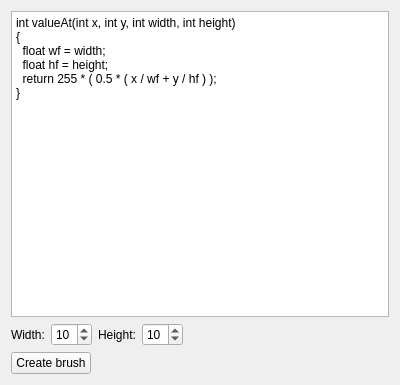
<ui version="4.0" >
 <class>CTLBrushEditor</class>
 <widget class="QWidget" name="CTLBrushEditor" >
  <property name="geometry" >
   <rect>
    <x>0</x>
    <y>0</y>
    <width>400</width>
    <height>385</height>
   </rect>
  </property>
  <layout class="QGridLayout" >
   <item row="0" column="0" colspan="5" >
    <widget class="QTextEdit" name="sourceEditor" >
     <property name="html" >
      <string>&lt;html>&lt;head>&lt;meta name="qrichtext" content="1" />&lt;style type="text/css">
p, li { white-space: pre-wrap; }
&lt;/style>&lt;/head>&lt;body style=" font-family:'Sans Serif'; font-size:9pt; font-weight:400; font-style:normal;">
&lt;p style=" margin-top:0px; margin-bottom:0px; margin-left:0px; margin-right:0px; -qt-block-indent:0; text-indent:0px;">int valueAt(int x, int y, int width, int height)&lt;/p>
&lt;p style=" margin-top:0px; margin-bottom:0px; margin-left:0px; margin-right:0px; -qt-block-indent:0; text-indent:0px;">{&lt;/p>
&lt;p style=" margin-top:0px; margin-bottom:0px; margin-left:0px; margin-right:0px; -qt-block-indent:0; text-indent:0px;">  float wf = width;&lt;/p>
&lt;p style=" margin-top:0px; margin-bottom:0px; margin-left:0px; margin-right:0px; -qt-block-indent:0; text-indent:0px;">  float hf = height;&lt;/p>
&lt;p style=" margin-top:0px; margin-bottom:0px; margin-left:0px; margin-right:0px; -qt-block-indent:0; text-indent:0px;">  return 255 * ( 0.5 * ( x / wf + y / hf ) );	&lt;/p>
&lt;p style=" margin-top:0px; margin-bottom:0px; margin-left:0px; margin-right:0px; -qt-block-indent:0; text-indent:0px;">}&lt;/p>&lt;/body>&lt;/html></string>
     </property>
    </widget>
   </item>
   <item row="1" column="0" >
    <widget class="QLabel" name="label" >
     <property name="text" >
      <string>Width:</string>
     </property>
    </widget>
   </item>
   <item row="1" column="1" >
    <widget class="QSpinBox" name="width" >
     <property name="minimum" >
      <number>1</number>
     </property>
     <property name="value" >
      <number>10</number>
     </property>
    </widget>
   </item>
   <item row="1" column="2" >
    <widget class="QLabel" name="label_2" >
     <property name="text" >
      <string>Height:</string>
     </property>
    </widget>
   </item>
   <item row="1" column="3" >
    <widget class="QSpinBox" name="height" >
     <property name="minimum" >
      <number>1</number>
     </property>
     <property name="value" >
      <number>10</number>
     </property>
    </widget>
   </item>
   <item row="1" column="4" >
    <spacer>
     <property name="orientation" >
      <enum>Qt::Horizontal</enum>
     </property>
     <property name="sizeHint" >
      <size>
       <width>51</width>
       <height>20</height>
      </size>
     </property>
    </spacer>
   </item>
   <item row="2" column="0" colspan="5" >
    <layout class="QHBoxLayout" >
     <item>
      <widget class="QPushButton" name="createButton" >
       <property name="text" >
        <string>Create brush</string>
       </property>
      </widget>
     </item>
     <item>
      <spacer>
       <property name="orientation" >
        <enum>Qt::Horizontal</enum>
       </property>
       <property name="sizeHint" >
        <size>
         <width>40</width>
         <height>20</height>
        </size>
       </property>
      </spacer>
     </item>
    </layout>
   </item>
  </layout>
 </widget>
 <resources/>
 <connections/>
</ui>
